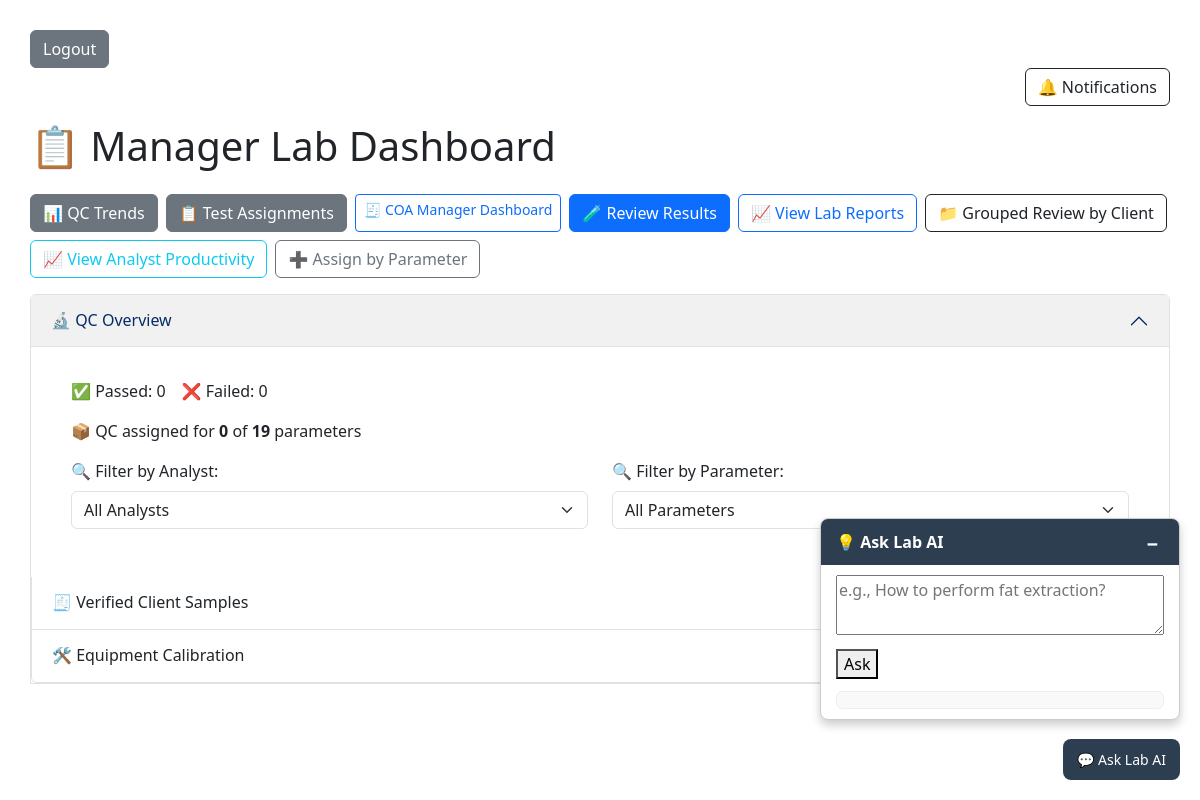
Before: /manager/dashboard/ (signed in) with the older database file.
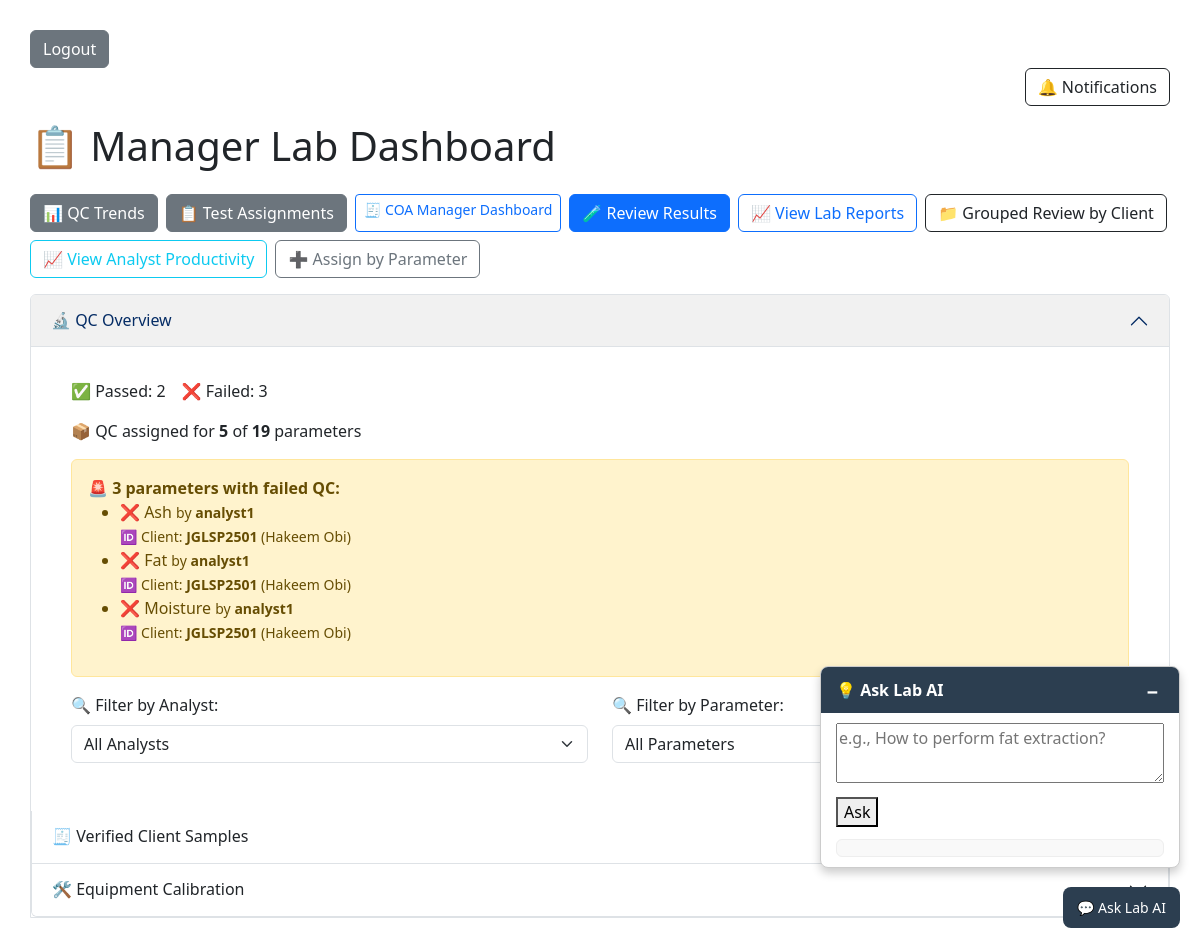
After: the same page with the newer database file.
### lims/models/client.py (models this page shows, shortened)
class Client(models.Model):
    client_id = models.CharField(max_length=20, unique=True)
    name = models.CharField(max_length=100)
    organization = models.CharField(max_length=150)
    email = models.EmailField()
    phone = models.CharField(max_length=20)
    address = models.TextField()
    token = models.CharField(max_length=20, unique=True, blank=True)
    created = models.DateTimeField(auto_now_add=True)

### lims/views/manager.py (the view, shortened to what this page needs)
# urls.py: path("manager/dashboard/", views.manager_dashboard, name="manager_dashboard"),
@login_required
def manager_dashboard(request):
    today = date.today()
    soon = today + timedelta(days=7)
    verified_samples = Sample.objects.filter(status='results_verified').select_related('client')
    clients = Client.objects.filter(sample__status='results_verified').distinct()
    client_data = []
    qc_summary = {
        "total": QCMetrics.objects.count(),
        "pass": QCMetrics.objects.filter(status="pass").count(),
        "fail": QCMetrics.objects.filter(status="fail").count()
    }
    total_parameters = Parameter.objects.count()
    qc_parameters = (
        TestAssignment.objects
        .filter(is_control=True, sample__sample_type='QC')
        .values('parameter_id')
        .distinct()
        .count()
    )
    failed_qc_info = (
        QCMetrics.objects
        .exclude(
            measured_value__gte=F('min_acceptable'),
            measured_value__lte=F('max_acceptable')
        )
        .select_related("test_assignment__parameter", "test_assignment__analyst", "test_assignment__sample__client")
        .values(
            parameter_name=F("test_assignment__parameter__name"),
            analyst_username=F("test_assignment__analyst__username"),
            client_id=F("test_assignment__sample__client__client_id"),
            client_name=F("test_assignment__sample__client__name")
        )
        .distinct()
    )
    qc_chart_data = (
        QCMetrics.objects
        .annotate(month=TruncMonth('test_assignment__assigned_date'))
        .values(
            'test_assignment__parameter__name',
            'test_assignment__analyst__username',
            'month'
        )
        .annotate(avg_measured_value=Avg('measured_value'))
        .order_by('test_assignment__analyst__username', 'month')
    )
    equipment_list = Equipment.objects.prefetch_related("calibrations").all()
    expiring_calibrations = CalibrationRecord.objects.filter(
        expires_on__lte=soon,
        expires_on__gte=today
    ).select_related('equipment')
    latest_client = Client.objects.order_by('-client_id').first()
    return render(request, "lims/manager_dashboard.html", {
        "client_data": client_data,
        "verified_samples": verified_samples,
        "qc_summary": qc_summary,
        "equipment_list": equipment_list,
        "expiring_calibrations": expiring_calibrations,
        "today": today,
        "latest_client": latest_client,
        "total_parameters": total_parameters,
        "qc_param_count": qc_parameters,
        "failed_qc_info": list(failed_qc_info),
        "qc_chart_data": list(qc_chart_data),
    })

### lims/templates/lims/manager_dashboard.html (shortened to what this page needs)
<!DOCTYPE html>
<html>
<head>
  <link rel="stylesheet" href="https://cdn.jsdelivr.net/npm/bootstrap@5.3.0/dist/css/bootstrap.min.css">
</head>
<body>
   <a href="{% url 'logout' %}" class="btn btn-secondary">Logout</a>
<div class="d-flex justify-content-end mb-3">
  <a href="{% url 'notifications:list' %}" class="position-relative btn btn-outline-dark">
    🔔 Notifications
  </a>
</div>
<h1 class="mb-4">📋 Manager Lab Dashboard</h1>
<div class="mb-3 d-flex flex-wrap gap-2">
  <a href="{% url 'qc_overview_all_parameters' %}" class="btn btn-secondary">📊 QC Trends</a>
  <a href="{% url 'test_assignment_list' %}" class="btn btn-secondary">📋 Test Assignments</a>
 <a href="{% url 'manager_coa_dashboard' %}" class="btn btn-outline-primary btn-sm">🧾 COA Manager Dashboard</a>
  <a href="{% url 'result_review_page' %}" class="btn btn-primary">🧪 Review Results</a>
  <a href="{% url 'manager_report' %}" class="btn btn-outline-primary">📈 View Lab Reports</a>
  <a href="{% url 'review_panel_grouped_by_client' %}" class="btn btn-outline-dark">
  📁 Grouped Review by Client
</a>
<a href="{% url 'analyst_productivity' %}" class="btn btn-outline-info">
  📈 View Analyst Productivity
</a>
  {% if latest_client %}
    <a href="{% url 'assign_by_parameter_overview' latest_client.client_id %}" class="btn btn-outline-secondary">➕ Assign by Parameter</a>
  {% endif %}
</div>
<div class="accordion" id="dashboardAccordion">
  <div class="accordion-item">
    <h2 class="accordion-header" id="headingQC">
      <button class="accordion-button" type="button" data-bs-toggle="collapse" data-bs-target="#collapseQC" aria-expanded="true">
        🔬 QC Overview
      </button>
    </h2>
    <div id="collapseQC" class="accordion-collapse collapse show" data-bs-parent="#dashboardAccordion">
      <div class="accordion-body">
        <div class="accordion-body">
  <p>✅ Passed: {{ qc_summary.pass }} ❌ Failed: {{ qc_summary.fail }}</p>
  <p>📦 QC assigned for <strong>{{ qc_param_count }}</strong> of <strong>{{ total_parameters }}</strong> parameters</p>
 {% if failed_qc_info %}
  <div class="alert alert-warning">
    🚨 <strong>{{ failed_qc_info|length }} parameter{{ failed_qc_info|length|pluralize }} with failed QC:</strong>
    <ul>
      {% for item in failed_qc_info %}
        <li>
          ❌ {{ item.parameter_name }}
          <small>by <strong>{{ item.analyst_username|default:"Unassigned" }}</strong></small><br>
          <small>🆔 Client: <strong>{{ item.client_id }}</strong> ({{ item.client_name }})</small>
        </li>
      {% endfor %}
    </ul>
  </div>
{% endif %}
        <div class="row mb-3">
          <div class="col-md-6">
            <label for="analystFilter" class="form-label">🔍 Filter by Analyst:</label>
            <select class="form-select" id="analystFilter" onchange="renderCharts()">
              <option value="all">All Analysts</option>
            </select>
          </div>
          <div class="col-md-6">
            <label for="parameterFilter" class="form-label">🔍 Filter by Parameter:</label>
            <select class="form-select" id="parameterFilter" onchange="renderCharts()">
              <option value="all">All Parameters</option>
            </select>
          </div>
        </div>
      </div>
    </div>
  </div>
  <div class="accordion-item">
    <h2 class="accordion-header" id="headingSamples">
      <button class="accordion-button collapsed" type="button" data-bs-toggle="collapse" data-bs-target="#collapseSamples">
        🧾 Verified Client Samples
      </button>
    </h2>
  </div>
  <div class="accordion-item">
    <h2 class="accordion-header" id="headingEquip">
      <button class="accordion-button collapsed" type="button" data-bs-toggle="collapse" data-bs-target="#collapseEquip">
        🛠️ Equipment Calibration
      </button>
    </h2>
  </div>
</div>
{% include "components/ai_assistant.html" %}
</body>
</html>

Changed rows visible on the page:
added Client: parameter_name "Ash", analyst_username "analyst1", client_id "JGLSP2501", client_name "Hakeem Obi", parameter_name "Fat", parameter_name "Moisture"
Other visible differences:
{{ qc_summary.pass }}: "0" → "2"
{{ qc_summary.fail }}: "0" → "3"
{{ qc_param_count }}: "0" → "5"
{{ failed_qc_info|length }}: (not shown) → "3"
form field value: "All Parameters" → (not shown)
text now shown: "🚨 parameter with failed QC:"
